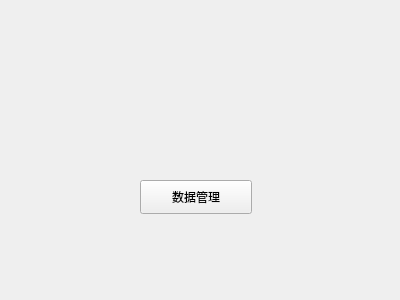
<?xml version="1.0" encoding="UTF-8"?>
<ui version="4.0">
 <class>ServerWidget</class>
 <widget class="QWidget" name="ServerWidget">
  <property name="geometry">
   <rect>
    <x>0</x>
    <y>0</y>
    <width>400</width>
    <height>300</height>
   </rect>
  </property>
  <property name="windowTitle">
   <string>ServerWidget</string>
  </property>
  <widget class="QPushButton" name="ButtonData">
   <property name="geometry">
    <rect>
     <x>140</x>
     <y>180</y>
     <width>112</width>
     <height>34</height>
    </rect>
   </property>
   <property name="text">
    <string>数据管理</string>
   </property>
  </widget>
 </widget>
 <layoutdefault spacing="6" margin="11"/>
 <resources/>
 <connections/>
</ui>
